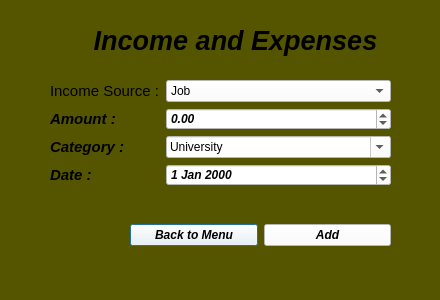
<?xml version="1.0" encoding="UTF-8"?>
<ui version="4.0">
 <class>Income</class>
 <widget class="QDialog" name="Income">
  <property name="geometry">
   <rect>
    <x>0</x>
    <y>0</y>
    <width>440</width>
    <height>300</height>
   </rect>
  </property>
  <property name="windowTitle">
   <string>Dialog</string>
  </property>
  <property name="autoFillBackground">
   <bool>false</bool>
  </property>
  <property name="styleSheet">
   <string notr="true">background-color: rgb(85, 85, 0);</string>
  </property>
  <widget class="QWidget" name="formLayoutWidget">
   <property name="geometry">
    <rect>
     <x>50</x>
     <y>80</y>
     <width>341</width>
     <height>121</height>
    </rect>
   </property>
   <layout class="QFormLayout" name="formLayout">
    <item row="0" column="0">
     <widget class="QLabel" name="descriptionLabel">
      <property name="styleSheet">
       <string notr="true">color: rgb(0, 0, 0);

font: 700 italic 10pt &quot;Segoe UI&quot;;</string>
      </property>
      <property name="text">
       <string>&lt;html&gt;&lt;head/&gt;&lt;body&gt;&lt;p&gt;&lt;span style=&quot; font-size:11pt;&quot;&gt;Income Source :&lt;/span&gt;&lt;/p&gt;&lt;/body&gt;&lt;/html&gt;</string>
      </property>
     </widget>
    </item>
    <item row="0" column="1">
     <widget class="QComboBox" name="descriptionComboBox">
      <property name="styleSheet">
       <string notr="true">color: rgb(0, 0, 0);
background-color: rgb(255, 255, 255);
font: 700 italic 10pt &quot;Segoe UI&quot;;</string>
      </property>
      <item>
       <property name="text">
        <string>Job</string>
       </property>
      </item>
      <item>
       <property name="text">
        <string>Scholarship</string>
       </property>
      </item>
      <item>
       <property name="text">
        <string>Allowance from Parents</string>
       </property>
      </item>
      <item>
       <property name="text">
        <string>Student Aid</string>
       </property>
      </item>
     </widget>
    </item>
    <item row="1" column="1">
     <widget class="QDoubleSpinBox" name="amountDoubleSpinBox">
      <property name="font">
       <font>
        <family>Segoe UI</family>
        <pointsize>9</pointsize>
        <italic>true</italic>
        <bold>true</bold>
       </font>
      </property>
      <property name="acceptDrops">
       <bool>false</bool>
      </property>
      <property name="styleSheet">
       <string notr="true">background-color: rgb(255, 255, 255);
color: rgb(0, 0, 0);
border-color: rgb(0, 0, 0);
font: 700 italic 9pt &quot;Segoe UI&quot;;</string>
      </property>
      <property name="wrapping">
       <bool>true</bool>
      </property>
      <property name="decimals">
       <number>2</number>
      </property>
      <property name="maximum">
       <double>1000000.000000000000000</double>
      </property>
     </widget>
    </item>
    <item row="2" column="0">
     <widget class="QLabel" name="categoryLabel">
      <property name="font">
       <font>
        <pointsize>11</pointsize>
        <italic>true</italic>
        <bold>true</bold>
       </font>
      </property>
      <property name="text">
       <string>&lt;html&gt;&lt;head/&gt;&lt;body&gt;&lt;p&gt;Category :&lt;/p&gt;&lt;/body&gt;&lt;/html&gt;</string>
      </property>
     </widget>
    </item>
    <item row="2" column="1">
     <widget class="QComboBox" name="categoryComboBox">
      <property name="font">
       <font>
        <family>Segoe UI</family>
        <pointsize>9</pointsize>
        <italic>true</italic>
        <bold>true</bold>
       </font>
      </property>
      <property name="styleSheet">
       <string notr="true">color: rgb(0, 0, 0);
border-color: rgb(0, 0, 0);
font: 700 italic 9pt &quot;Segoe UI&quot;;
background-color: rgb(255, 255, 255);</string>
      </property>
      <property name="editable">
       <bool>true</bool>
      </property>
      <item>
       <property name="text">
        <string>University</string>
       </property>
      </item>
      <item>
       <property name="text">
        <string>Educational Equipments</string>
       </property>
      </item>
      <item>
       <property name="text">
        <string>Entertainments</string>
       </property>
      </item>
      <item>
       <property name="text">
        <string>Other bills</string>
       </property>
      </item>
     </widget>
    </item>
    <item row="4" column="0">
     <widget class="QLabel" name="dateLabel">
      <property name="font">
       <font>
        <pointsize>11</pointsize>
        <italic>true</italic>
        <bold>true</bold>
       </font>
      </property>
      <property name="text">
       <string>&lt;html&gt;&lt;head/&gt;&lt;body&gt;&lt;p&gt;Date :&lt;/p&gt;&lt;/body&gt;&lt;/html&gt;</string>
      </property>
     </widget>
    </item>
    <item row="4" column="1">
     <widget class="QDateEdit" name="dateDateEdit">
      <property name="font">
       <font>
        <family>Segoe UI</family>
        <pointsize>9</pointsize>
        <italic>true</italic>
        <bold>true</bold>
       </font>
      </property>
      <property name="styleSheet">
       <string notr="true">color: rgb(0, 0, 0);
font: 700 italic 9pt &quot;Segoe UI&quot;;
border-color: rgb(0, 0, 0);
background-color: rgb(255, 255, 255);</string>
      </property>
      <property name="wrapping">
       <bool>true</bool>
      </property>
     </widget>
    </item>
    <item row="1" column="0">
     <widget class="QLabel" name="amountLabel">
      <property name="font">
       <font>
        <pointsize>11</pointsize>
        <italic>true</italic>
        <bold>true</bold>
       </font>
      </property>
      <property name="text">
       <string>&lt;html&gt;&lt;head/&gt;&lt;body&gt;&lt;p&gt;Amount :&lt;/p&gt;&lt;/body&gt;&lt;/html&gt;</string>
      </property>
     </widget>
    </item>
   </layout>
  </widget>
  <widget class="QWidget" name="horizontalLayoutWidget">
   <property name="geometry">
    <rect>
     <x>130</x>
     <y>220</y>
     <width>261</width>
     <height>31</height>
    </rect>
   </property>
   <layout class="QHBoxLayout" name="horizontalLayout">
    <item>
     <widget class="QPushButton" name="pushButton">
      <property name="font">
       <font>
        <italic>true</italic>
        <bold>true</bold>
       </font>
      </property>
      <property name="styleSheet">
       <string notr="true">background-color: rgb(255, 255, 255);</string>
      </property>
      <property name="text">
       <string>Back to Menu</string>
      </property>
     </widget>
    </item>
    <item>
     <widget class="QPushButton" name="pushButton_2">
      <property name="font">
       <font>
        <italic>true</italic>
        <bold>true</bold>
       </font>
      </property>
      <property name="styleSheet">
       <string notr="true">background-color: rgb(255, 255, 255);</string>
      </property>
      <property name="text">
       <string>Add</string>
      </property>
     </widget>
    </item>
   </layout>
  </widget>
  <widget class="QLabel" name="label">
   <property name="geometry">
    <rect>
     <x>90</x>
     <y>20</y>
     <width>291</width>
     <height>41</height>
    </rect>
   </property>
   <property name="text">
    <string>&lt;html&gt;&lt;head/&gt;&lt;body&gt;&lt;p align=&quot;center&quot;&gt;&lt;span style=&quot; font-size:20pt; font-weight:700; font-style:italic; color:#000000;&quot;&gt;Income and Expenses&lt;/span&gt;&lt;/p&gt;&lt;/body&gt;&lt;/html&gt;</string>
   </property>
  </widget>
 </widget>
 <resources/>
 <connections/>
</ui>
